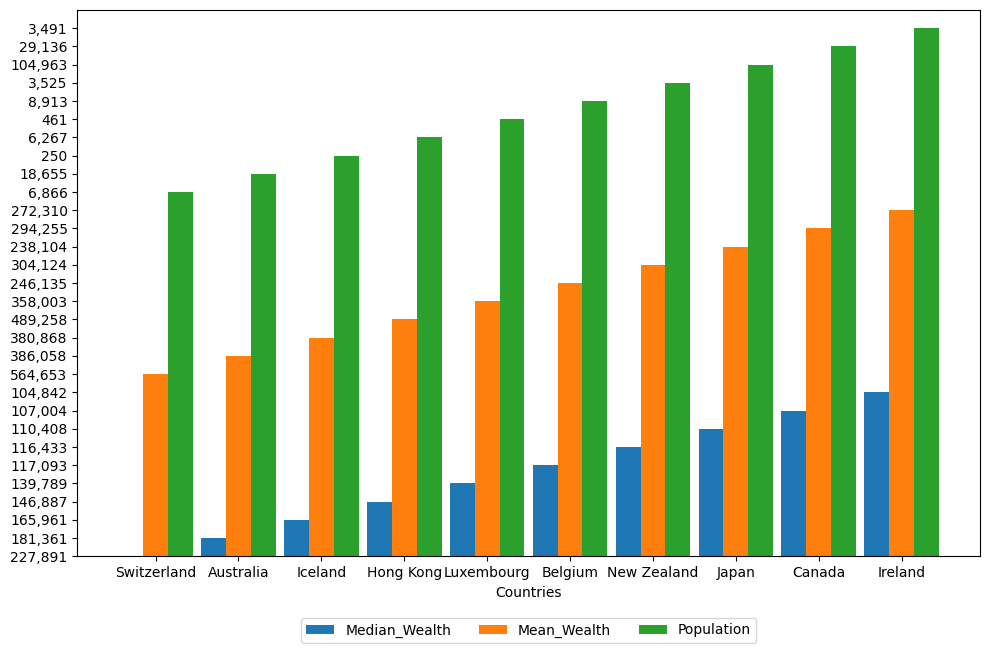

Write Python code to recreate this figure.
def apresentarGragicodeBarras():
    #importando modulos
    import pandas as pd
    import matplotlib.pyplot as plt
    import numpy as np
    #tamanho do grafico
    plt.figure(figsize=(10, 6))
    #lendo planilha
    df = pd.read_csv("wealth-per-country.csv")
    Country = df['Country'].values
    x = np.arange(len(Country))
    w = 0.3
    plt.bar(x - w, df['Median_Wealth'].values, width=w, label='Median_Wealth')
    
    plt.bar(x, df['Mean_Wealth'].values, width=w, label='Mean_Wealth')
    plt.bar(x + w, df['Population'].values, width=w, label='Population')
          
    #plt.plot(x, df[''].values, lw=2, label=
    #variavel x, com nomes dos paises:
    plt.xticks(x, Country)
    plt.ylim([0, 30])
    plt.tight_layout()

    #rotulo do grafico
    plt.xlabel('Countries')
    plt.legend(loc='upper center', bbox_to_anchor=(0.5, -0.1), fancybox=True, ncol=5)
    #salvando imagem do grafico em png
    plt.savefig("graph_barras.png", bbox_inches="tight")
    #executando
    plt.show()
  
  
#modificar plt.show() para plt.close() para somente salvar o arquivo do gráfico.
    #100%